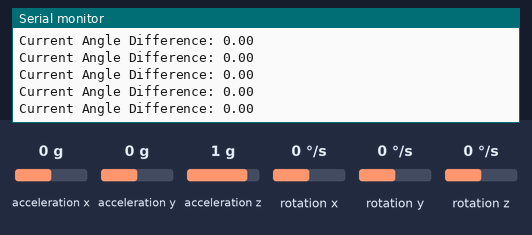
This sketch was run on a simulated Arduino Uno, built with avr-gcc and run on an emulated ATmega328P. On the bench: the last lines printed to the serial monitor. The inputs (shaded band) are chosen by the test bench; at power-on: rotation z 0 °/s, acceleration x 0 g, acceleration y 0 g, acceleration z 1 g, rotation x 0 °/s, rotation y 0 °/s.

Above: at 1.3 s.
1.4 s: rotation z set to -192 °/s
At 1.5 s:
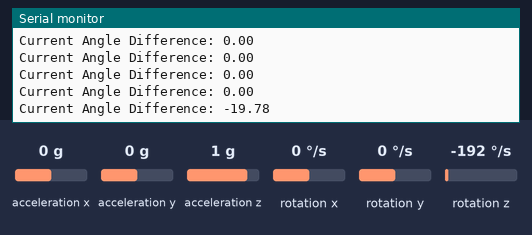
2.9 s: rotation z set to -100 °/s
At 2.94 s:
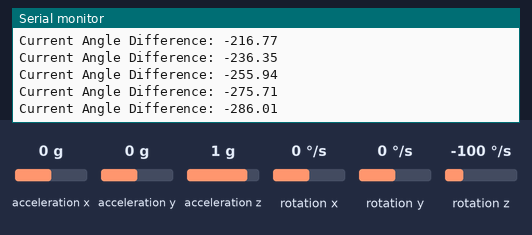
Timing chart, 0 to 5.9 s (numbered marks = the images above; inputs shaded):
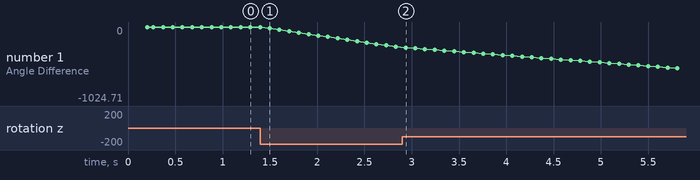

Measured:
- after the input at 1.4 s, the serial monitor: prints a new line after 0.10 s (image 1)
- plotted number 1: 0 → -275.71 after the input at 1.4 s

The sketch:

mpu.ino
```cpp
/*
    MPU6050 Triple Axis Gyroscope & Accelerometer. Simple Gyroscope Example.
    Read more: http://www.jarzebski.pl/arduino/czujniki-i-sensory/3-osiowy-zyroskop-i-akcelerometr-mpu6050.html
    GIT: https://github.com/jarzebski/Arduino-MPU6050
    Web: http://www.jarzebski.pl
    (c) 2014 by Korneliusz Jarzebski
*/

#include <Wire.h>
#include <MPU6050.h>

MPU6050 mpu;

// Global variables to keep track of the angle and the initial angle
float angleZ = 0;
float initialAngleZ = 0.0;
bool initialAngleSet = false;
unsigned long lastTime = 0;

void setup()
{
  Serial.begin(9600);


  // Initialize MPU6050
  Serial.println("Initialize MPU6050");
  while(!mpu.begin(MPU6050_SCALE_2000DPS, MPU6050_RANGE_2G))
  {
    Serial.println("Could not find a valid MPU6050 sensor, check wiring!");
    delay(500);
  }

  // If you want, you can set gyroscope offsets
  // mpu.setGyroOffsetX(155);
  // mpu.setGyroOffsetY(15);
  // mpu.setGyroOffsetZ(15);

  // Calibrate gyroscope. The calibration must be at rest.
  // If you don't want calibrate, comment this line.
  mpu.calibrateGyro();

  // Set threshold sensivty. Default 3.
  // If you don't want use threshold, comment this line or set 0.
  mpu.setThreshold(3);

  // Check settings
  checkSettings();

//
//  ssd1306_setFixedFont(ssd1306xled_font6x8);
//  ssd1306_128x64_i2c_init();
//  //  ssd1306_128x64_spi_init(22, 5, 21); // Use this line for ESP32 (VSPI)  (gpio22=RST, gpio5=CE for VSPI, gpio21=D/C)
//  ssd1306_clearScreen();
//  ssd1306_printFixed(0,  8, "ESP IP address:", STYLE_NORMAL);
}

void checkSettings()
{
  Serial.println();

  Serial.print(" * Sleep Mode:        ");
  Serial.println(mpu.getSleepEnabled() ? "Enabled" : "Disabled");

  Serial.print(" * Clock Source:      ");
  switch(mpu.getClockSource())
  {
    case MPU6050_CLOCK_KEEP_RESET:     Serial.println("Stops the clock and keeps the timing generator in reset"); break;
    case MPU6050_CLOCK_EXTERNAL_19MHZ: Serial.println("PLL with external 19.2MHz reference"); break;
    case MPU6050_CLOCK_EXTERNAL_32KHZ: Serial.println("PLL with external 32.768kHz reference"); break;
    case MPU6050_CLOCK_PLL_ZGYRO:      Serial.println("PLL with Z axis gyroscope reference"); break;
    case MPU6050_CLOCK_PLL_YGYRO:      Serial.println("PLL with Y axis gyroscope reference"); break;
    case MPU6050_CLOCK_PLL_XGYRO:      Serial.println("PLL with X axis gyroscope reference"); break;
    case MPU6050_CLOCK_INTERNAL_8MHZ:  Serial.println("Internal 8MHz oscillator"); break;
  }

  Serial.print(" * Gyroscope:         ");
  switch(mpu.getScale())
  {
    case MPU6050_SCALE_2000DPS:        Serial.println("2000 dps"); break;
    case MPU6050_SCALE_1000DPS:        Serial.println("1000 dps"); break;
    case MPU6050_SCALE_500DPS:         Serial.println("500 dps"); break;
    case MPU6050_SCALE_250DPS:         Serial.println("250 dps"); break;
  }

  Serial.print(" * Gyroscope offsets: ");
  Serial.print(mpu.getGyroOffsetX());
  Serial.print(" / ");
  Serial.print(mpu.getGyroOffsetY());
  Serial.print(" / ");
  Serial.println(mpu.getGyroOffsetZ());

  Serial.println();
}

void loop()
{
    // Read normalized gyro values
    Vector normGyro = mpu.readNormalizeGyro();

    // Current time in milliseconds
    unsigned long currentTime = millis();
    if (lastTime == 0) {
        lastTime = currentTime; // Initialize lastTime
    }

    // Time difference in seconds
    float deltaTime = (currentTime - lastTime) / 1000.0;
    lastTime = currentTime;

    // Integrate the gyroscope data
    angleZ += normGyro.ZAxis * deltaTime;

    // Set the initial angle when a certain condition is met (e.g., a button press)
    if (!initialAngleSet) {
        initialAngleZ = angleZ;
        initialAngleSet = true;
        Serial.print("Initial angle set: ");
        Serial.println(initialAngleZ);
    }

    // Check if the rotation around Z-axis is close to 90 degrees from the initial angle
    float angleDifference = angleZ - initialAngleZ;
    Serial.print("Current Angle Difference: ");
    Serial.println(angleDifference);
    angleDifference = abs(angleDifference);

    if (initialAngleSet && (angleDifference == 90)) {
        Serial.println("Rotated approximately 90 degrees from the initial position");
        // Reset the initial angle to start measuring again
        initialAngleSet = false;
    }

    delay(100);
}
```
